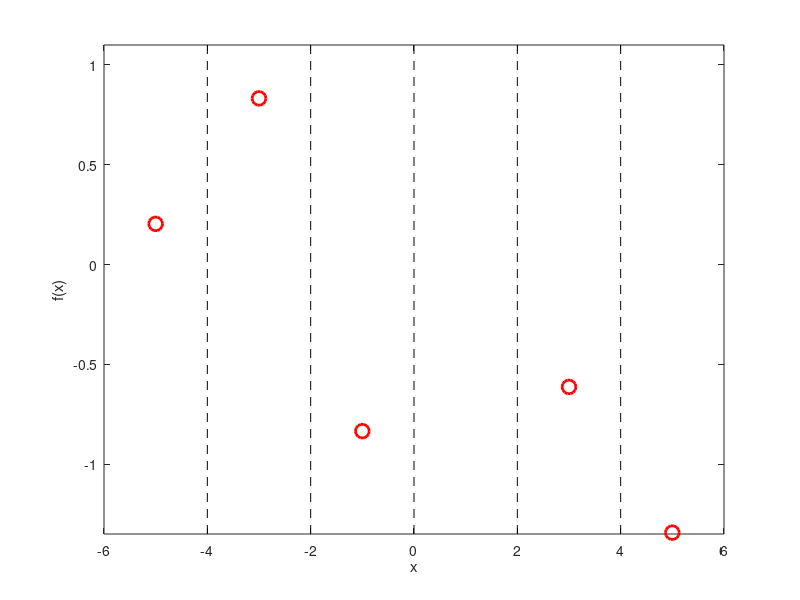
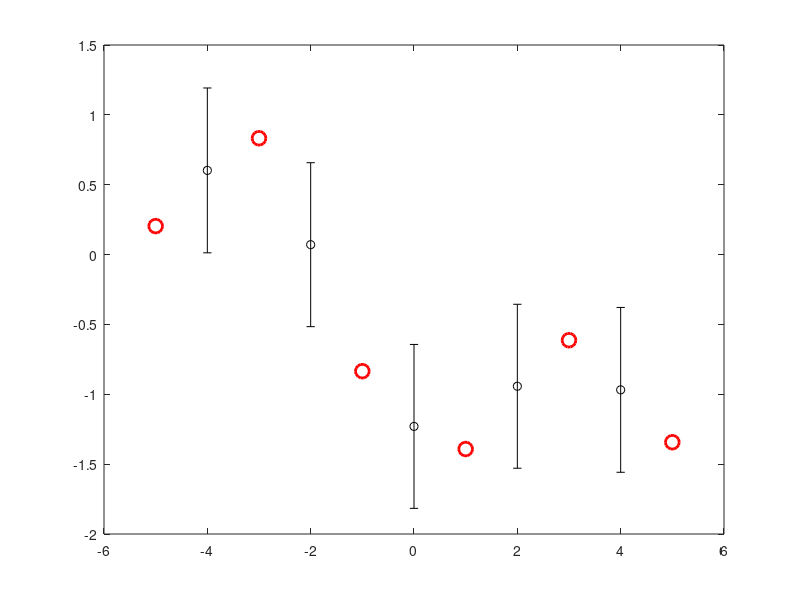

Source code (MATLAB) for these figures, in order: (Note: this script raises an error after producing the figures.)
%% gppred.m
% Performs noise-free GP predictions
%
% From A First Course in Machine Learning
% Simon Rogers, August 2016 [simon.rogers@glasgow.ac.uk]
clear all; close all;

%% Set the kernel parameters
% Try varying these to see the effect
gamma = 0.5;
alpha = 1.0;

%% Define x
% In this example, we use uniformly spaced x values
x = [-5:2:5];
N = length(x);

%% Create the training covariance matrix
% Firstly for the training data
C = zeros(N);
C = alpha*exp(-gamma*(repmat(x,N,1) - repmat(x',1,N)).^2);

%% Generate a true function from the GP prior with zero mean
% Define the GP mean
mu = zeros(N,1);
% Sample a function
true_f = mvnrnd(mu,C);
%% Define the test points - again on a uniform grid
testx = [-4,-2,0,2,4];

%% Plot the training data and show the position of the test points
figure();
hold off
plot(x,true_f,'ro','markersize',10,'linewidth',2)
xlabel('x');
ylabel('f(x)');
hold on
% Change the ylimits to make it look nicer
yl = ylim;
yl(1) = 0.9*yl(1);
yl(2) = 1.1*yl(2);
ylim(yl);
xlim([-6,6])
% Draw dashed lines at the test points 
for i = testx
    plot([i i],[yl(1) yl(2)],'k--');
end

%% Compute the test covariance
% We need two matrices, $\mathbf{C}^*$ and $\mathbf{R}$ (see page 285)
Ntest = length(testx);
% The train by test matrix
R = alpha*exp(-gamma*(repmat(x',1,Ntest) - repmat(testx,N,1)).^2);
% The test by test matric
Cstar = alpha*exp(-gamma*(repmat(testx,Ntest,1) - repmat(testx',1,Ntest)).^2);

%% Compute the mean and covariance of the predictions
% This uses equation 8.3, p.285
figure()
hold off
% Plot the training data
plot(x,true_f,'ro','markersize',10,'linewidth',2)
% Compute the mean and covariance
pred_mu = R'*inv(C)*true_f';
pred_cov = Cstar - R'*inv(C)*R;
% Extract the standard deviations at the test points (square root of the 
% diagonal elements of the covariance matrix)
pred_sd = sqrt(diag(pred_cov));
hold on
% Plot the predictions as error bars
errorbar(testx,pred_mu,pred_sd,'ko','linewidth',2,'markersize',10)
xlim([-6 6]);
xlabel('x')
ylabel('f(x)')
%% Plot a smooth predictive function with a one sd window,
figure()
hold off
% plot the data
plot(x,true_f,'ro','markersize',10,'linewidth',2)
hold on
% Define a new set of test x values
testx = [-5:0.1:5];
Ntest = length(testx);

% Compute R and Cstar again for the new test points 
R = exp(-gamma*(repmat(x',1,Ntest) - repmat(testx,N,1)).^2);
Cstar = exp(-gamma*(repmat(testx,Ntest,1) - repmat(testx',1,Ntest)).^2);

% Compute the predictive mean and covariance
pred_mu = R'*inv(C)*true_f';
pred_cov = Cstar - R'*inv(C)*R;

% Plot the predicted mean and plus and minus one sd
plot(testx,pred_mu,'k','linewidth',2)
plot(testx,pred_mu + sqrt(diag(pred_cov)),'k--')
plot(testx,pred_mu - sqrt(diag(pred_cov)),'k--')

xlabel('x')
ylabel('f(x)')

%% Finally, plot some sample functions drawn from the predictive distribution
figure(4)
hold off
% Plot the data
plot(x,true_f,'ro','markersize',10,'linewidth',2)
hold on
xlim([-6 6])
% Draw 10 samples from the multivariate gaussian
f_samps = mvnrnd(pred_mu,pred_cov,10);
% plot them
plot(testx,f_samps,'k','color',[0.6 0.6 0.6])
% plot the original training data
plot(x,true_f,'ro','markersize',10,'linewidth',2)

xlabel('x')
ylabel('f(x)')
